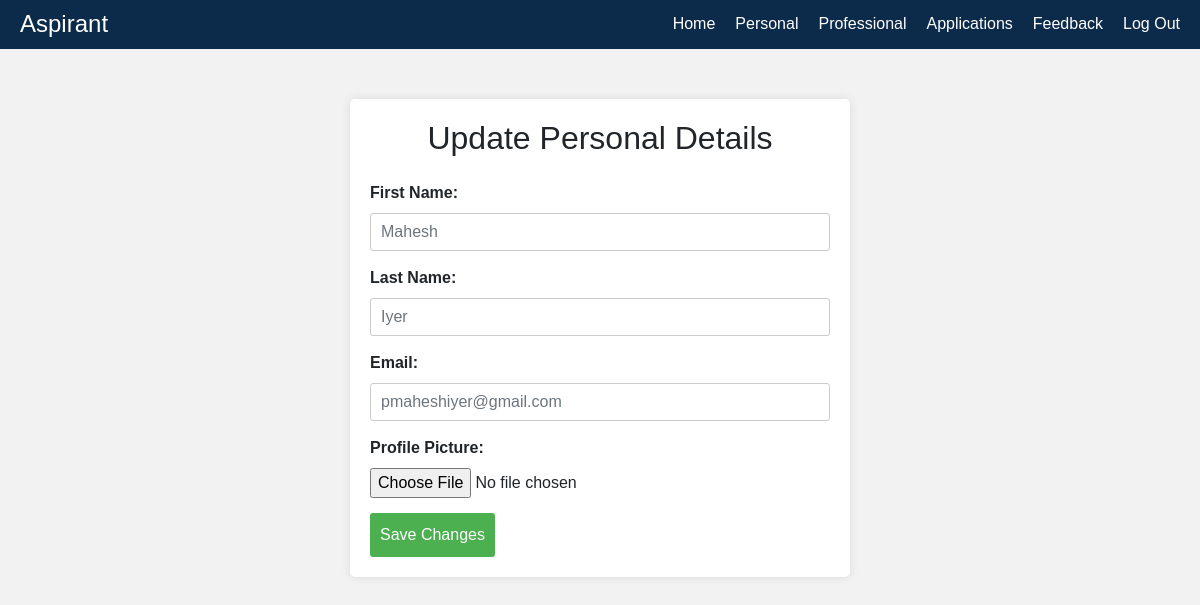
Screenshot of /update_personal_details/ (signed in) with the database file from the repository.
### job/models.py (models this page shows, shortened)
class CustomUser(AbstractUser):
    USER_TYPE_CHOICES = [
        ('admin', 'Admin'),
        ('recruiter', 'Recruiter'),
        ('job_seeker', 'Job Seeker'),
    ]
    user_type = models.CharField(max_length=20, choices=USER_TYPE_CHOICES, default='job_seeker')
    profile_picture = models.ImageField(upload_to='static/profile_pictures/', null=True, blank=True)
    groups = models.ManyToManyField(
        'auth.Group',
        related_name='customuser_set',  # Unique related_name
        blank=True,
        verbose_name='groups',
        help_text='The groups this user belongs to. A user will get all permissions granted to each of their groups.',
    )
    user_permissions = models.ManyToManyField(
        'auth.Permission',
        related_name='customuser_set',  # Unique related_name
        blank=True,
        verbose_name='user permissions',
        help_text='Specific permissions for this user.',
    )

### job/views.py (the view)
# urls.py: path('update_personal_details/', update_personal_details, name='update_personal_details'),
def update_personal_details(request):
    user = request.user
    if request.method == 'POST':
        form = UpdateUserForm(request.POST, request.FILES, instance=user)
        if form.is_valid():
            form.save()
            return redirect('job_seeker_index')  # Redirect to home page after successful update
    else:
        form = UpdateUserForm(instance=user)
    return render(request, 'update_personal_details.html', {'form': form,'user':user})

### job/forms.py
class UpdateUserForm(forms.ModelForm):
    class Meta:
        model = CustomUser
        fields = ['first_name', 'last_name', 'email', 'profile_picture']

### templates/update_personal_details.html (shortened to what this page needs)
{% load static %}
<!DOCTYPE html>
<html lang="en">
<head>
  <link rel="stylesheet" href="https://stackpath.bootstrapcdn.com/bootstrap/4.5.2/css/bootstrap.min.css">
  <link rel="stylesheet" href="{% static 'registration_style.css' %}">
</head>
<body>
  <div class="header">
    <h1>Aspirant</h1>
    <ul>
      <li><a href="{% url 'job_seeker_index' %}">Home</a></li>
        <li><a href="{% url 'update_personal_details' %}">Personal</a></li>
        <li><a href="{% url 'user_educations' %}">Professional</a></li>
        <li><a href="{% url 'user_applications' %}">Applications</a></li>
        <li><a href="{% url 'feedback_page' %}">Feedback</a></li>
        <li><a href="{% url 'logout' %}">Log Out</a></li>
    </ul>
</div>
  <div class="container">
    <form method="post" enctype="multipart/form-data">
      <h2 class="mb-4">Update Personal Details</h2>
      <div class="form-group">
        <label for="first_name">First Name:</label>
        <input type="text" id="first_name" name="first_name" class="form-control" placeholder="{{user.first_name}}" required>
      </div>
      <div class="form-group">
        <label for="last_name">Last Name:</label>
        <input type="text" id="last_name" name="last_name" class="form-control" placeholder="{{user.last_name}}" required>
      </div>
      <div class="form-group">
        <label for="email">Email:</label>
        <input type="email" id="email" name="email" class="form-control" placeholder="{{user.email}}" required>
      </div>
      <div class="form-group">
        <label for="profile_picture">Profile Picture:</label>
        <input type="file" id="profile_picture" name="profile_picture" class="form-control-file" accept="image/*">
      </div>
      <button type="submit" class="btn btn-primary">Save Changes</button>
    </form>
  </div>
</body>
</html>

### static/registration_style.css (style rules this page uses)
body { font-family: Arial, sans-serif; background-color: #f2f2f2; }
.container { width: 600px; margin: 0 auto; padding: 20px; background-color: #fff; border-radius: 5px; box-shadow: 0px 0px 10px 0px rgba(0,0,0,0.1); }
h2 { text-align: center; margin-bottom: 20px; }
.form-group { margin-bottom: 15px; }
label { font-weight: bold; }
input[type="text"], input[type="email"], input[type="password"], input[type="submit"], select { width: 100%; padding: 10px; border: 1px solid #ccc; border-radius: 3px; box-sizing: border-box; }
button[type="submit"] { background-color: #4CAF50; color: white; border: none; border-radius: 3px; cursor: pointer; padding: 10px; }

### templates/update_personal_details.html (style rules this page uses)
.container { max-width: 500px; margin: 50px auto; }
.form-group label { font-weight: bold; }
.header { background-color: #0c2a49; color: #fff; padding: 10px 20px; display: flex; justify-content: space-between; align-items: center; }
.header h1 { margin: 0; font-size: 24px; }
.header ul { list-style: none; margin: 0; padding: 0; display: flex; }
.header ul li { margin-right: 20px; }
.header ul li:last-child { margin-right: 0; }
.header ul li a { color: #fff; text-decoration: none; transition: color 0.3s ease; }

### rows the page displays
CustomUser: first_name "Mahesh", last_name "Iyer", email "pmaheshiyer@gmail.com"
